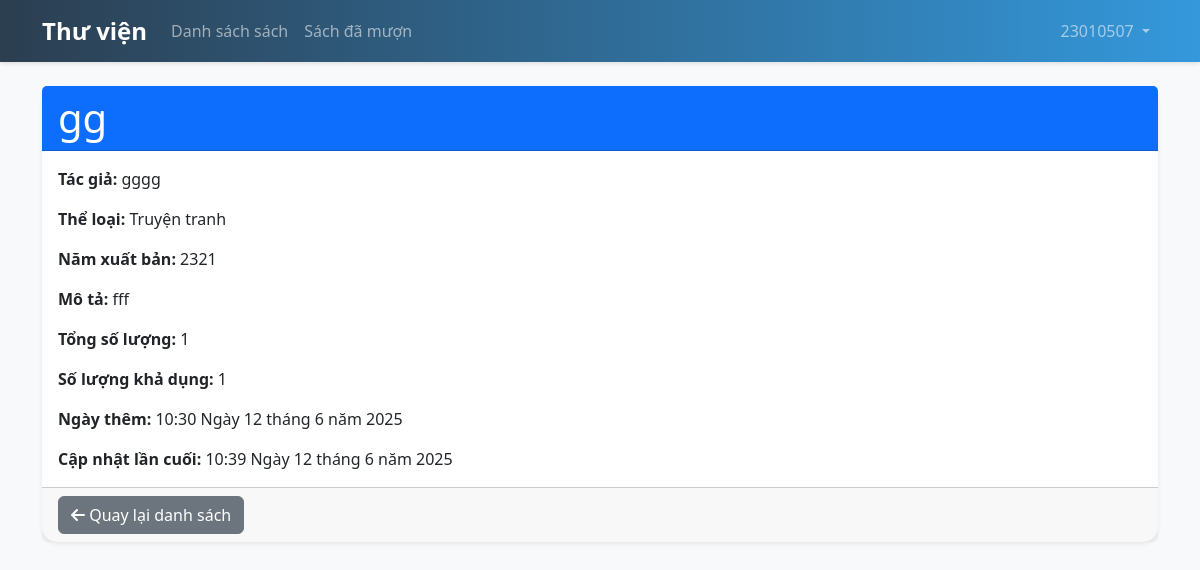
/books/book/7/ (signed in), run on the app's committed database.
### books/models.py (models this page shows, shortened)
class Book(models.Model):
    STATUS_CHOICES = (
        ('available', 'Có sẵn'),
        ('borrowed', 'Đã mượn'),
        ('maintenance', 'Bảo trì'),
    )
    title = models.CharField(max_length=200)
    author = models.ForeignKey(Author, on_delete=models.CASCADE, related_name='books')
    category = models.ForeignKey(Category, on_delete=models.SET_NULL, null=True, related_name='books')
    description = models.TextField()
    cover_image = models.ImageField(upload_to='book_covers/', null=True, blank=True)
    publication_year = models.PositiveIntegerField(null=True, blank=True)
    isbn = models.CharField(max_length=13, blank=True, null=True, unique=True)
    total_copies = models.PositiveIntegerField(default=1)
    available_copies = models.PositiveIntegerField(default=1)
    status = models.CharField(max_length=20, choices=STATUS_CHOICES, default='available')
    created_at = models.DateTimeField(auto_now_add=True)
    updated_at = models.DateTimeField(auto_now=True)
    class Meta:
        ordering = ['-created_at']

class Author(models.Model):
    name = models.CharField(max_length=200)
    created_at = models.DateTimeField(auto_now_add=True)
    updated_at = models.DateTimeField(auto_now=True)
    def __str__(self):
        return self.name

class Category(models.Model):
    name = models.CharField(max_length=100, unique=True)
    description = models.TextField(blank=True)
    created_at = models.DateTimeField(auto_now_add=True)
    updated_at = models.DateTimeField(auto_now=True)
    def __str__(self):
        return self.name
    class Meta:
        verbose_name_plural = "Categories"

### books/views.py (the view)
# urls.py: path('book/<int:pk>/', views.book_detail, name='book_detail'),
@login_required
def book_detail(request, pk):
    book = get_object_or_404(Book, pk=pk)
    return render(request, 'books/book_detail.html', {
        'book': book,
        'is_admin': request.user.is_staff
    })

### books/templates/books/book_detail.html (shortened to what this page needs)
{% extends 'base.html' %}
{% block content %}
<div class="container mt-4">
    <div class="card shadow-sm">
        <div class="card-header bg-primary text-white">
            <h1 class="card-title mb-0">{{ book.title }}</h1>
        </div>
        <div class="card-body">
            <p class="card-text"><strong>Tác giả:</strong> {{ book.author }}</p>
            <p class="card-text"><strong>Thể loại:</strong> {{ book.category }}</p>
            <p class="card-text"><strong>Năm xuất bản:</strong> {{ book.publication_year }}</p>
            <p class="card-text"><strong>Mô tả:</strong> {{ book.description|default:"Chưa có mô tả." }}</p>
            <p class="card-text"><strong>Tổng số lượng:</strong> {{ book.total_copies }}</p>
            <p class="card-text"><strong>Số lượng khả dụng:</strong> {{ book.available_copies }}</p>
            <p class="card-text"><strong>Ngày thêm:</strong> {{ book.created_at }}</p>
            <p class="card-text"><strong>Cập nhật lần cuối:</strong> {{ book.updated_at }}</p>
        </div>
        <div class="card-footer text-muted">
            <a href="{% url 'book_list' %}" class="btn btn-secondary"><i class="fas fa-arrow-left"></i> Quay lại danh sách</a>
        </div>
    </div>
</div>
{% endblock %}

### templates/base.html (shortened to what this page needs)
<!DOCTYPE html>
<html lang="vi">
<head>
    <link href="https://cdn.jsdelivr.net/npm/bootstrap@5.3.0/dist/css/bootstrap.min.css" rel="stylesheet">
    <link href="https://cdnjs.cloudflare.com/ajax/libs/font-awesome/6.0.0/css/all.min.css" rel="stylesheet">
    {% load static %}
    <link rel="stylesheet" href="{% static 'css/style.css' %}">
</head>
<body>
    <nav class="navbar navbar-expand-lg navbar-dark bg-primary">
        <div class="container">
            <a class="navbar-brand" href="{% url 'home' %}">Thư viện</a>
            <div class="collapse navbar-collapse" id="navbarNav">
                <ul class="navbar-nav me-auto">
                    {% if user.is_authenticated %}
                    <li class="nav-item">
                        <a class="nav-link" href="{% url 'book_list' %}">
                            {% if user.is_staff %}Quản lý sách{% else %}Danh sách sách{% endif %}
                        </a>
                    </li>
                    {% if user.is_staff %}
                    <li class="nav-item">
                        <a class="nav-link" href="{% url 'borrow_list' %}">Quản lý mượn trả</a>
                    </li>
                    <li class="nav-item">
                        <a class="nav-link" href="{% url 'dashboard' %}">Thống kê</a>
                    </li>
                    {% else %}
                    <li class="nav-item">
                        <a class="nav-link" href="{% url 'borrow_list' %}">Sách đã mượn</a>
                    </li>
                    {% endif %}
                    {% endif %}
                </ul>
                <ul class="navbar-nav">
                    {% if user.is_authenticated %}
                    <li class="nav-item dropdown">
                        <a class="nav-link dropdown-toggle" href="#" id="navbarDropdown" role="button" data-bs-toggle="dropdown">
                            {{ user.username }}
                        </a>
                        </li>
                    {% endif %}
                </ul>
            </div>
        </div>
    </nav>
        {% block content %}
        {% endblock %}
</body>
</html>

### static/css/style.css (style rules this page uses)
body { background-color: #f8f9fa; font-family: 'Segoe UI', Tahoma, Geneva, Verdana, sans-serif; }
.navbar { box-shadow: 0 2px 4px rgba(0,0,0,.1); background: linear-gradient(to right, #2c3e50, #3498db) !important; }
.navbar-brand { font-weight: bold; font-size: 1.5rem; }
.card { border: none; border-radius: 15px; box-shadow: 0 4px 6px rgba(0,0,0,.1); transition: transform 0.3s ease; }

### data on the page
Book: title "gg", author "gggg", category "Truyện tranh", publication_year "2321", description "fff", total_copies "1", available_copies "1", created_at "10:30 Ngày 12 tháng 6 năm 2025", updated_at "10:39 Ngày 12 tháng 6 năm 2025"

### other printed values
{{ user.username }} "23010507"
